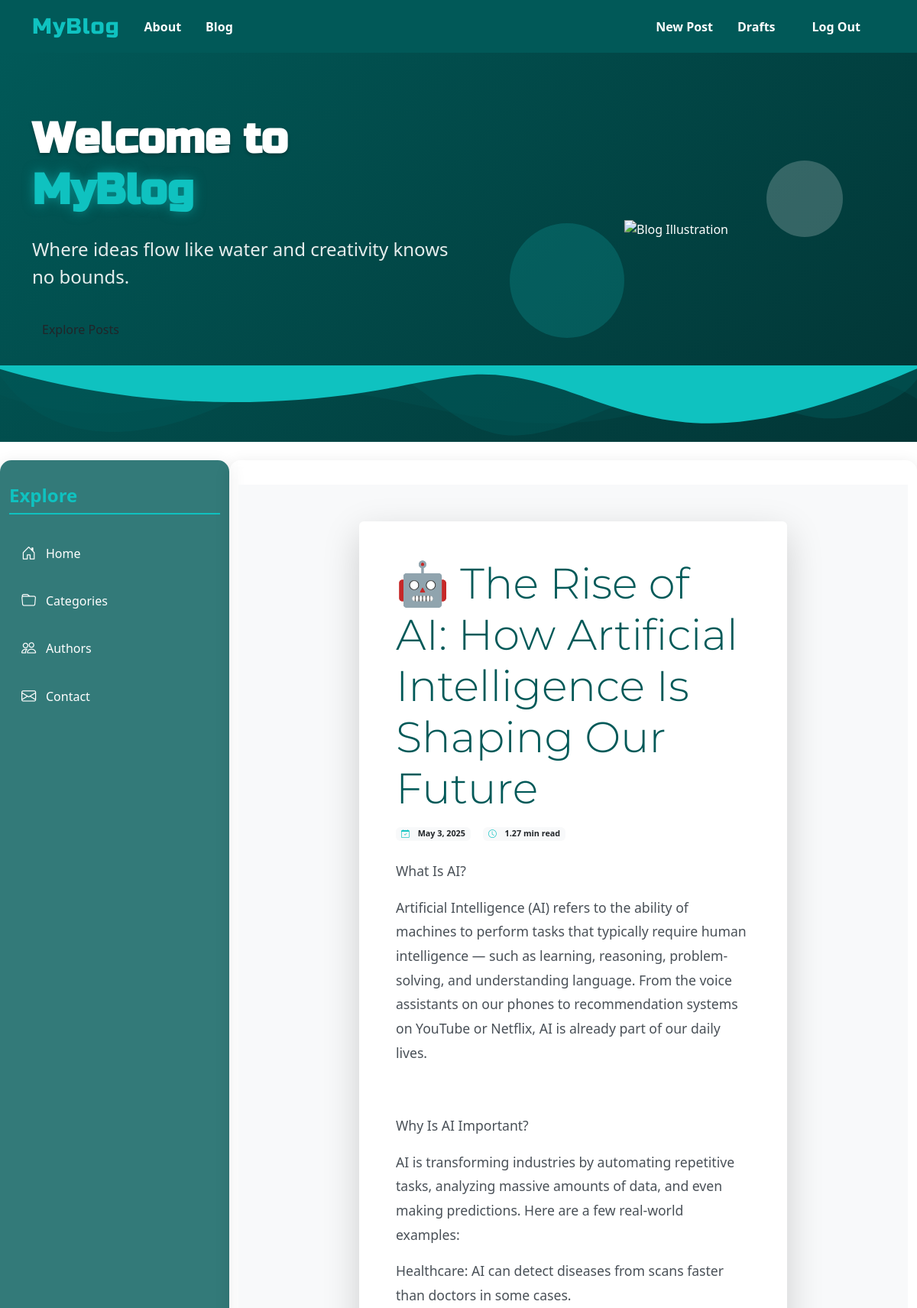
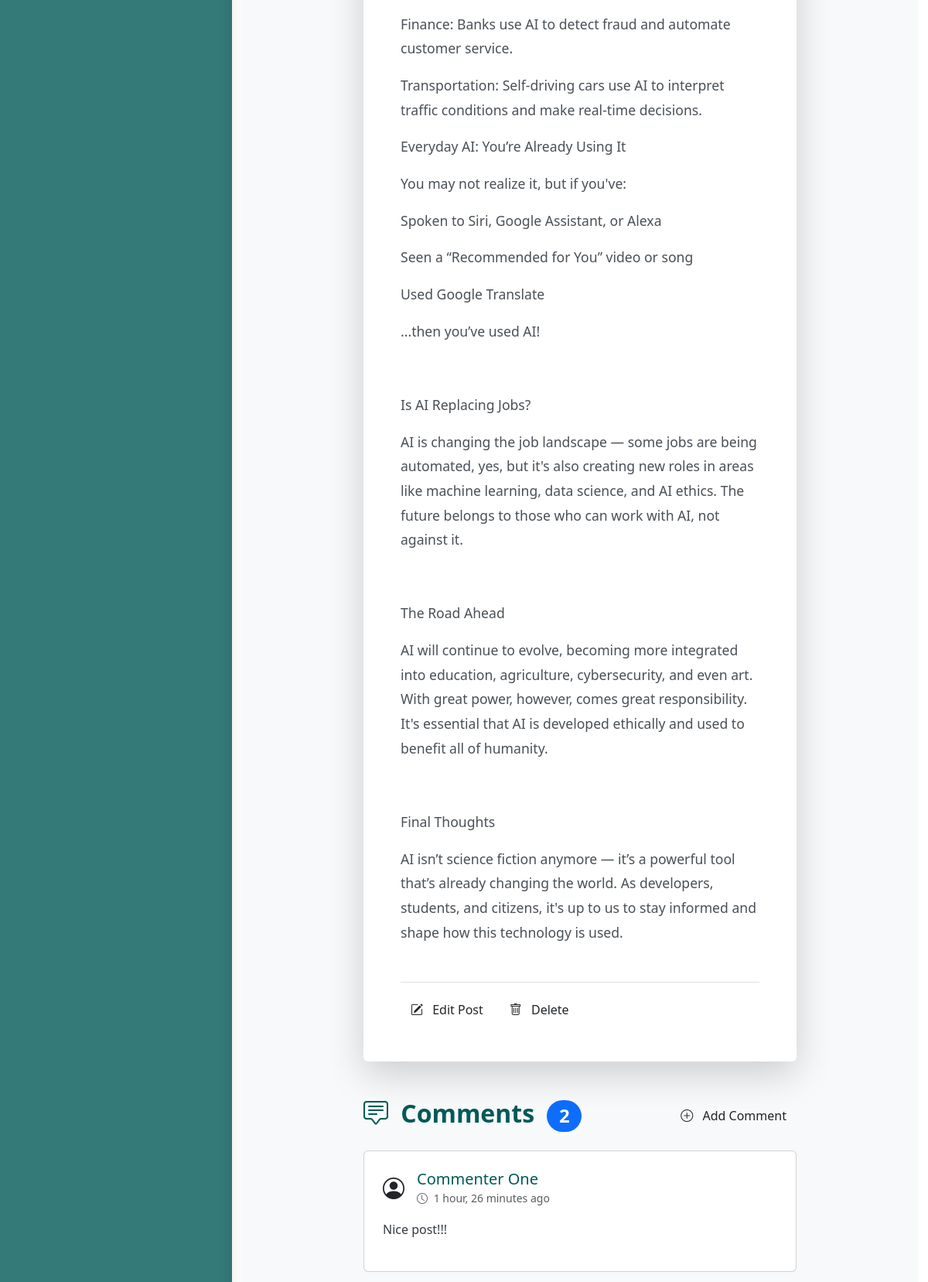
Page /post/21/ (signed in, upper part) on the committed database (2 pictures, top to bottom).
### blog/models.py (models this page shows, shortened)
class Post(models.Model):
    author = models.ForeignKey('auth.User', on_delete=models.CASCADE)
    title = models.CharField(max_length=200)
    text = models.TextField()
    created_date = models.DateTimeField(default=timezone.now)
    published_date = models.DateTimeField(blank=True, null=True)

class Comment(models.Model):
    post = models.ForeignKey('blog.Post', related_name='comments', on_delete=models.CASCADE)
    author = models.CharField(max_length=200)
    text = models.TextField()
    created_date = models.DateTimeField(default=timezone.now)
    approved_comment = models.BooleanField(default=False)

### blog/views.py (the view)
# urls.py: path('post/<int:pk>/', views.PostDetailView.as_view(), name='post_detail'),
class PostDetailView(DetailView):
    model = Post

### blog/templatetags/custom_filters.py (called while the page is built)
@register.filter
def divide(value, arg):
    try:
        return int(value) / int(arg)
    except (ValueError, ZeroDivisionError):
        return None

### blog/templates/blog/post_detail.html (shortened to what this page needs)
{% extends "blog/base.html" %}
{% load custom_filters %}
{% block content %}
<section class="post-detail-section py-5">
    <div class="container">
        <div class="row justify-content-center">
            <div class="col-lg-10 col-xl-8">
                <article class="post-detail-card card border-0 shadow-lg mb-5">
                    <div class="card-body p-4 p-md-5">
                        <header class="post-header mb-4">
                            <h1 class="post-title display-4 mb-3">{{ post.title }}</h1>
                            <div class="post-meta d-flex flex-wrap align-items-center gap-3 mb-4">
                                {% if post.published_date %}
                                    <span class="post-date badge bg-light text-dark">
                                        <i class="bi bi-calendar-check me-2"></i>
                                        {{ post.published_date|date:"F j, Y" }}
                                    </span>
                                {% else %}
                                    <a class="btn btn-publish btn-sm" href="{% url 'post_publish' pk=post.pk %}">
                                        <i class="bi bi-upload me-1"></i> Publish
                                    </a>
                                {% endif %}
                                <span class="post-read-time badge bg-light text-dark">
                                    <i class="bi bi-clock me-2"></i>
                                    {{ post.text|wordcount|divide:200 }} min read
                                </span>
                            </div>
                        </header>
                        <div class="post-content">
                            <div class="content-body">
                                {{ post.text|safe|linebreaksbr }}
                            </div>
                        </div>
                        {% if user.is_authenticated %}
                        <footer class="post-actions mt-5 pt-3 border-top">
                            <div class="d-flex gap-2">
                                <a class="btn btn-edit" href="{% url 'post_edit' pk=post.pk %}">
                                    <i class="bi bi-pencil-square me-2"></i> Edit Post
                                </a>
                                <a class="btn btn-delete" href="{% url 'post_remove' pk=post.pk %}">
                                    <i class="bi bi-trash me-2"></i> Delete
                                </a>
                            </div>
                        </footer>
                        {% endif %}
                    </div>
                </article>
                <section class="comments-section">
                    <div class="d-flex justify-content-between align-items-center mb-4">
                        <h2 class="comments-title mb-0">
                            <i class="bi bi-chat-square-text me-2"></i>
                            Comments
                            <span class="badge bg-primary rounded-pill ms-2">{{ post.comments.count }}</span>
                        </h2>
                        <a class="btn btn-add-comment" href="{% url 'add_comment_to_post' pk=post.pk %}">
                            <i class="bi bi-plus-circle me-2"></i> Add Comment
                        </a>
                    </div>
                    {% if post.comments.all %}
                        <div class="comments-list">
                            {% for comment in post.comments.all %}
                                {% if user.is_authenticated or comment.approved_comment %}
                                <div class="comment-card card mb-3 {% if not comment.approved_comment %}comment-unapproved{% endif %}">
                                    <div class="card-body p-4">
                                        <div class="comment-header d-flex justify-content-between mb-3">
                                            <div class="comment-author d-flex align-items-center">
                                                <div class="comment-avatar me-3">
                                                    <i class="bi bi-person-circle fs-3"></i>
                                                </div>
                                                <div>
                                                    <h5 class="comment-author-name mb-0">{{ comment.author }}</h5>
                                                    <small class="text-muted">
                                                        <i class="bi bi-clock me-1"></i>
                                                        {{ comment.created_date|timesince }} ago
                                                    </small>
                                                </div>
                                            </div>
                                        </div>
                                        <div class="comment-text">
                                            {{ comment.text|safe|linebreaks }}
                                        </div>
                                    </div>
                                </div>
                                {% endif %}
                            {% endfor %}
                        </div>
                    {% else %}
                        <div class="no-comments text-center py-5">
                            <i class="bi bi-chat-square-text fs-1 text-muted mb-3"></i>
                            <h3 class="h5 text-muted">No comments yet</h3>
                            <p class="text-muted">Be the first to share your thoughts!</p>
                        </div>
                    {% endif %}
                </section>
            </div>
        </div>
    </div>
</section>
{% endblock %}

### blog/static/css/blog_final.css (style rules this page uses)
:root { --primary: #0FC2C0; --primary-dark: #015958; --white: #ffffff; --black: #000000; --gray-light: #f8f9fa; --shadow: 0 4px 20px rgba(0, 0, 0, 0.1); }
body { font-family: 'Montserrat', sans-serif; background-color: var(--primary-dark); color: var(--white); line-height: 1.6; }
.post-title { font-family: 'Montserrat', sans-serif; font-weight: 700; color: #212529; font-size: 1.5rem; transition: color 0.3s ease; }
.post-meta { font-size: 0.9rem; color: #6c757d; }
.post-meta i { color: #0FC2C0; }
.post-detail-section { background-color: #f8f9fa; }
.post-detail-card { border-radius: 12px; overflow: hidden; transition: transform 0.3s ease; }
.post-title { color: #015958; font-weight: 700; line-height: 1.3; }
.post-content { font-size: 1.1rem; line-height: 1.8; color: #495057; }
.btn-edit { background-color: #015958; color: white; border-radius: 50px; }
.btn-delete { background-color: #dc3545; color: white; border-radius: 50px; }
.btn-add-comment { background-color: #0FC2C0; color: white; border-radius: 50px; }
.comments-title { color: #015958; font-weight: 600; }
.comment-card { border-radius: 10px; border-left: 4px solid #0FC2C0; transition: all 0.3s ease; }
.comment-author-name { color: #015958; }
.comment-text { color: #343a40; line-height: 1.7; }
.post-title { color: #015958; font-weight: 600; }

### rows in the picture
Post: title "🤖 The Rise of AI: How Artificial Intelligence Is Shaping Our Future", published_date "May 3, 2025", text|divide "1.27", text "What Is AI? Artificial Intelligence (AI) refers to the ability of machines to perform tasks that typically require human intelligence — such as learning, reasoning, problem-solving, and understanding language. From the voice assistants on our phones to recommendation systems on YouTube or Netflix, AI is already part of our daily lives. Why Is AI Important? AI is transforming industries by automating repetitive tasks, analyzing massive amounts of data, and even making predictions. Here are a few real-world examples: Healthcare: AI can detect diseases from scans faster than doctors in some cases. Finance: Banks use AI to detect fraud and automate customer service. Transportation: Self-driving…", comments.count "2"
Comment: author "Commenter One", created_date "1 hour, 26 minutes", text "Nice post!!!"
